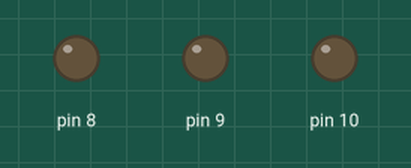
Recording of a sketch running on a simulated Arduino Uno, built with avr-gcc and run on an emulated ATmega328P. Parts: output pins drawn as LEDs (lit = HIGH).

Above: at 17.0 s.
At 32.0 s:
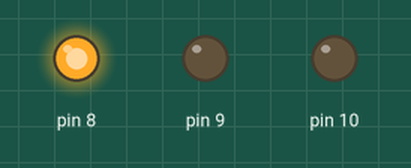
At 47.0 s:
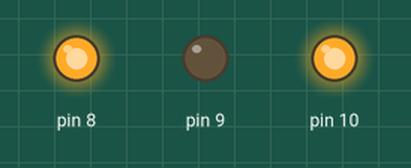
At 53.0 s:
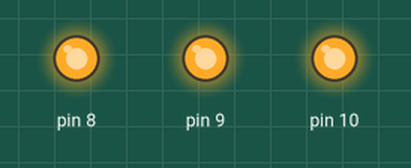
At 61.0 s:
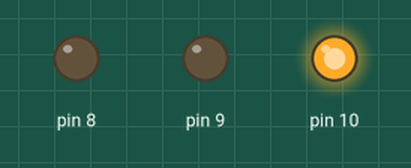
Timing chart, 0 to 69.2 s (numbered marks = the images above):
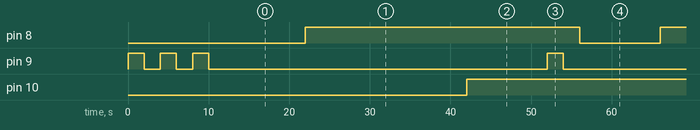

The sketch:

led_buzzer.ino
```cpp
// the setup function runs once when you press reset or power the board
void setup()
{
  // initialize digital pin LED_BUILTIN as an output.
  pinMode(8, OUTPUT);
    // initialize digital pin LED_BUILTIN as an output.
  pinMode(10, OUTPUT);
   // declare pin 9 to be an output:
  pinMode(9, OUTPUT);
  beep(50000);
  beep(50000);
  beep(50000);
  delay(10);
 }
// the loop function runs over and over again forever
void loop() {
  digitalWrite(8, LOW);// turn the LED on (HIGH is the voltage level)
  delay(10000);                       // wait for a second
  digitalWrite(8, HIGH);    // turn the LED off by making the voltage LOW
  delay(10000);    // wait for a second
   digitalWrite(10, LOW);// turn the LED on (HIGH is the voltage level)
  delay(10000);                       // wait for a second
  digitalWrite(10, HIGH);    // turn the LED off by making the voltage LOW
  delay(10000);    // wait for a second
  beep(2000);
  }
  void beep(unsigned char delayms)
{
  digitalWrite(9, HIGH);      // Almost any value can be used except 0 and 255
                           // experiment to get the best tone
  delay(2000);          // wait for a delayms ms
  digitalWrite(9, LOW);       // 0 turns it off
  delay(2000);          // wait for a delayms ms
}
```

Measured:
- by itself, pin 8, pin 10: alternates HIGH for 34.0 s and LOW for 10.0 s
- by itself, pin 9: HIGH → LOW at 2.0 s, → HIGH 2.0 s later, → LOW 2.0 s later, → HIGH 2.0 s later, … (9 changes in this stretch)
